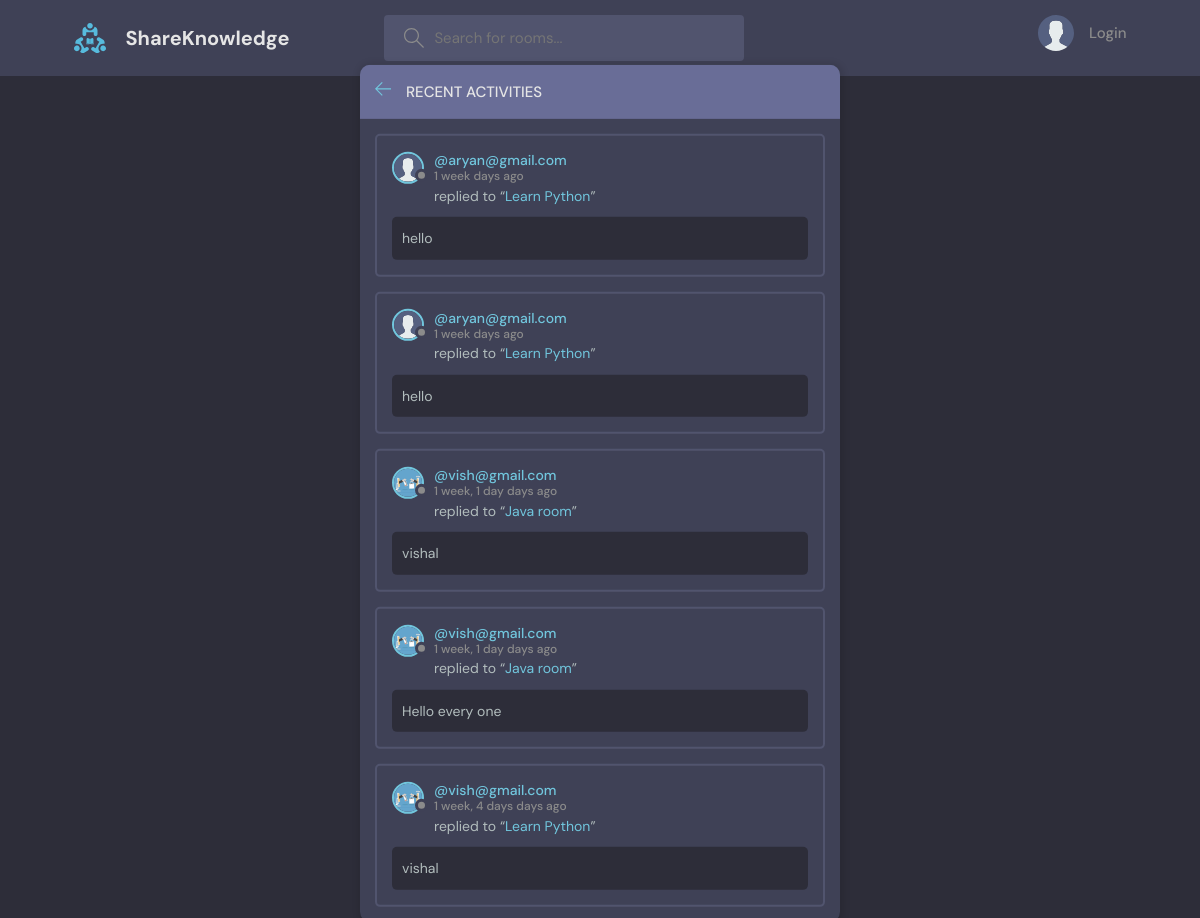
The page /activity/ on the database as committed earlier.
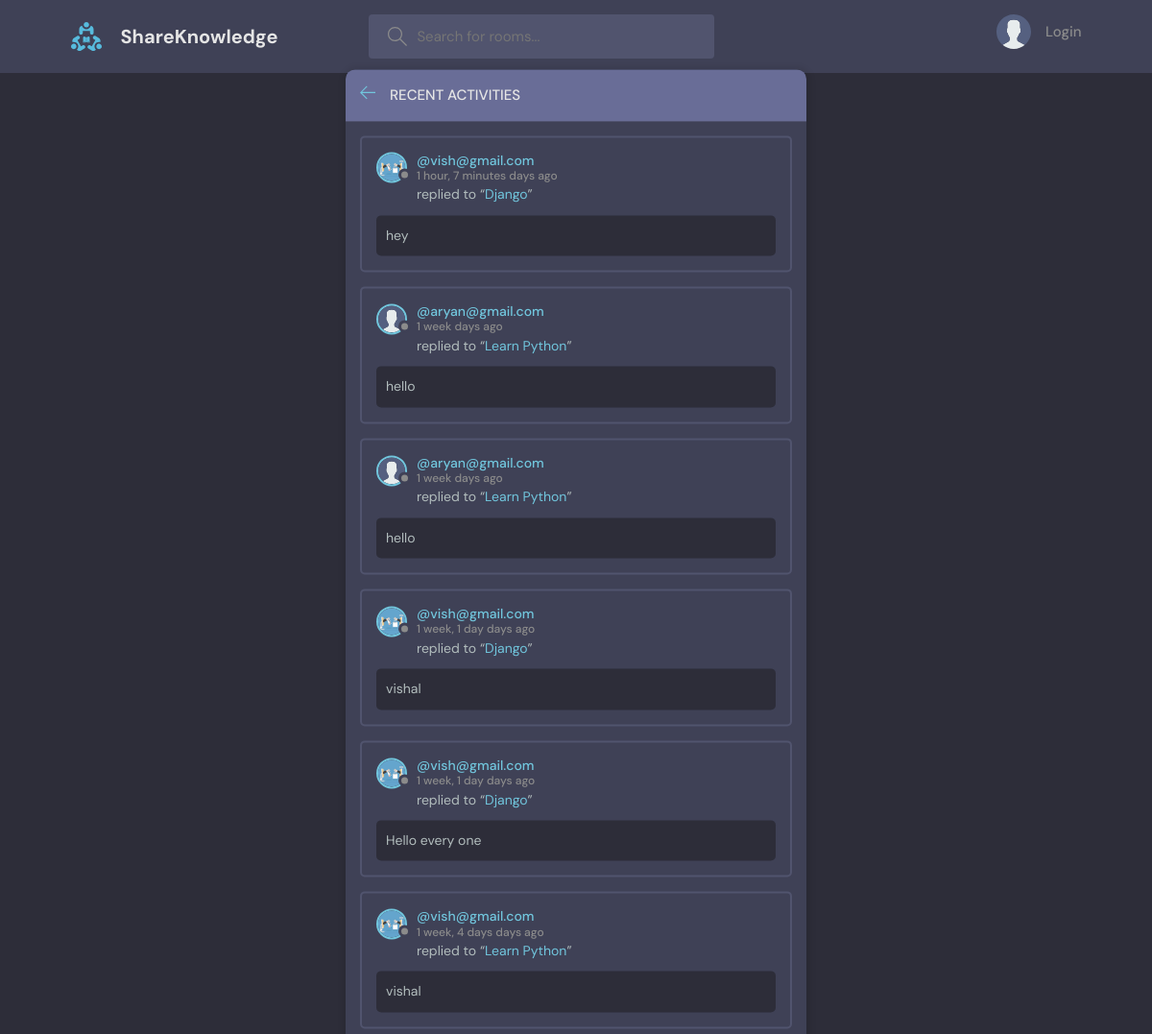
The same page on the database as committed later.
### base/models.py (models this page shows, shortened)
class Messages(models.Model):
    user = models.ForeignKey(User, on_delete=models.CASCADE)
    room = models.ForeignKey(Room, on_delete=models.CASCADE)
    body = models.TextField()
    created = models.DateTimeField(auto_now_add=True)
    updated = models.DateTimeField(auto_now=True)
    class Meta:
        ordering = ['-updated', '-created']

class User(AbstractUser):
    name = models.CharField(max_length=200, null=True)
    email = models.EmailField(unique=True, null=True)
    bio = models.TextField(null=True)
    avatar = models.ImageField(null=True, default="avatar.svg")
    USERNAME_FIELD = 'email'
    REQUIRED_FIELDS = []

class Room(models.Model):
    host = models.ForeignKey(User, on_delete=models.SET_NULL, null=True)
    topic = models.ForeignKey(Topic, on_delete=models.SET_NULL, null=True)
    name = models.CharField(max_length=100)
    description = models.TextField(null=True, blank=True)  # blank means we can update or add anytime
    participants = models.ManyToManyField(User, related_name='participants', blank=True)
    created = models.DateTimeField(auto_now_add=True)
    updated = models.DateTimeField(auto_now=True)
    class Meta:
        ordering = ['-updated', '-created']
    def __str__(self):
        return self.name

### base/views.py (the view)
# urls.py: path('activity/', activityPage, name='activity'),
def activityPage(request):
    room_messages = Messages.objects.all()
    return render(request, 'base/activity.html', {'room_messages':room_messages})

### base/templates/base/activity.html (shortened to what this page needs)
{% extends 'main.html' %}
{% block content %}
    <main class="layout">
      <div class="container">
        <div class="layout__box">
          <div class="layout__boxHeader">
            <div class="layout__boxTitle">
              <a href="{% url 'home' %}">
                <svg version="1.1" xmlns="http://www.w3.org/2000/svg" width="32" height="32" viewBox="0 0 32 32">
                  <title>arrow-left</title>
                  <path
                    d="M13.723 2.286l-13.723 13.714 13.719 13.714 1.616-1.611-10.96-10.96h27.625v-2.286h-27.625l10.965-10.965-1.616-1.607z"
                  ></path>
                </svg>
              </a>
              <h3>Recent Activities</h3>
            </div>
          </div>
          {% for message in room_messages %}
            <div class="activities__box">
            <div class="activities__boxHeader roomListRoom__header">
                <a href="{% url 'user-profile' message.user.id %}" class="roomListRoom__author">
                <div class="avatar avatar--small">
                    <img src="{{ message.user.avatar.url }}" />
                </div>
                <p>
                    @{{ message.user }}
                    <span>{{ message.created | timesince }} days ago</span>
                </p>
                </a>
          </div>
              <div class="activities__boxContent">
                  <p>replied to “<a href="{% url 'room' message.room.id %}">{{ message.room }}</a>”</p>
                  <div class="activities__boxRoomContent">
                      {{ message.body }}
                  </div>
              </div>
          </div>
          {% endfor %}
          </div>
        </div>
    </main>
{% endblock content %}

Rows that differ between the two databases and show on the page:
added Messages: user.avatar (picture), user "vish@gmail.com", created "1 hour, 7 minutes", room "Django", body "hey"
changed through a linked row, Messages (number 4 of 6 on the later page): room "Java room" → "Django"
changed through a linked row, Messages "Hello every one": room "Java room" → "Django"
